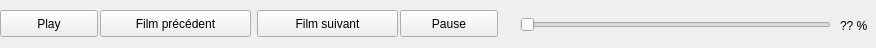
<?xml version="1.0" encoding="UTF-8"?>
<ui version="4.0">
 <class>Form</class>
 <widget class="QWidget" name="Form">
  <property name="geometry">
   <rect>
    <x>0</x>
    <y>0</y>
    <width>876</width>
    <height>48</height>
   </rect>
  </property>
  <property name="windowTitle">
   <string>Form</string>
  </property>
  <widget class="QPushButton" name="pushButtonPlay">
   <property name="geometry">
    <rect>
     <x>0</x>
     <y>10</y>
     <width>98</width>
     <height>27</height>
    </rect>
   </property>
   <property name="text">
    <string>Play</string>
   </property>
  </widget>
  <widget class="QPushButton" name="pushButton">
   <property name="geometry">
    <rect>
     <x>100</x>
     <y>10</y>
     <width>151</width>
     <height>27</height>
    </rect>
   </property>
   <property name="text">
    <string>Film précédent</string>
   </property>
  </widget>
  <widget class="QPushButton" name="pushButton_2">
   <property name="geometry">
    <rect>
     <x>257</x>
     <y>10</y>
     <width>141</width>
     <height>27</height>
    </rect>
   </property>
   <property name="text">
    <string>Film suivant</string>
   </property>
  </widget>
  <widget class="QPushButton" name="pushButton_3">
   <property name="geometry">
    <rect>
     <x>400</x>
     <y>10</y>
     <width>98</width>
     <height>27</height>
    </rect>
   </property>
   <property name="text">
    <string>Pause</string>
   </property>
  </widget>
  <widget class="QSlider" name="horizontalSlider">
   <property name="geometry">
    <rect>
     <x>520</x>
     <y>10</y>
     <width>311</width>
     <height>29</height>
    </rect>
   </property>
   <property name="maximum">
    <number>100</number>
   </property>
   <property name="tracking">
    <bool>true</bool>
   </property>
   <property name="orientation">
    <enum>Qt::Horizontal</enum>
   </property>
  </widget>
  <widget class="QLabel" name="label">
   <property name="geometry">
    <rect>
     <x>840</x>
     <y>10</y>
     <width>31</width>
     <height>31</height>
    </rect>
   </property>
   <property name="text">
    <string>?? %</string>
   </property>
  </widget>
 </widget>
 <resources/>
 <connections/>
</ui>
